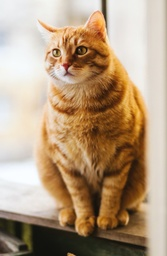
#> input picture Parallel/HOG/Picture/cat-1.jpg, 167 x 256 px, shrunk from 1353 x 2074 before the run
$ jupyter execute --allow-errors 'Gray - Histogram.ipynb'
#> lines starting #> are read from the running program, lines starting #| are printed output that depends on the picture
[cell 1]
from numba import cuda

import numpy as np

import matplotlib.image as mpimg
import matplotlib.pyplot as plt

from PIL import Image
import cv2
import math
import operator
print(cuda.gpus)

[cell 2]
cell_size = (8, 8)
block_size = (2, 2)
img = Image.open('./Picture/cat-1.jpg')
#> img is the input picture: PIL image 167x256 RGB; mean R, G, B 180.6, 156, 128.9
new_width  =  img.size[0] // cell_size[0] * cell_size[0]
#> new_width = 160
new_height =  img.size[1] // cell_size[1] * cell_size[1]
#> new_height = 256
img = img.resize((new_width,new_height), Image.LANCZOS)
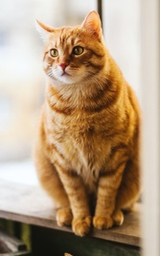
#> img: PIL image 160x256 RGB; mean R, G, B 180.5, 156, 128.9
# img = img.resize((64,128), Image.LANCZOS)
img_pixel = np.array(img)
plt.imshow(img_pixel)

[cell 3]
pixel = np.array(img)
pixel.shape
#> Out = (256, 160, 3)

[cell 4]
@cuda.jit
def gray_kernel(picture_in, gray_out):
    row, col = cuda.grid(2)
    image_rows, image_cols,channel = picture_in.shape
    if (row >= image_rows) or (col >= image_cols):
        return
    rgb                = picture_in[row][col]
    gray_out[row][col] = 0.299*rgb[0] + 0.587*rgb[1] + 0.114*rgb[2]
    # assuming x and y inputs are same length

[cell 5]
# Memory Allocation
out_host   = np.empty([pixel.shape[0], pixel.shape[1]],dtype = pixel.dtype)
#> (the rest of this cell did not finish here and is left out)

[cell 6]
threadsperblock = (32, 32)
blockspergrid_x = math.ceil(pixel.shape[0] / threadsperblock[0])
#> blockspergrid_x = 8
blockspergrid_y = math.ceil(pixel.shape[1] / threadsperblock[1])
#> blockspergrid_y = 5
blockspergrid = (blockspergrid_x, blockspergrid_y)
#> blockspergrid = (8, 5)
#> (the rest of this cell did not finish here and is left out)

#> (a cell that did not finish here is left out)

[cell 8]
out_host

[cell 9]
plt.imshow(out_host,cmap='gray')
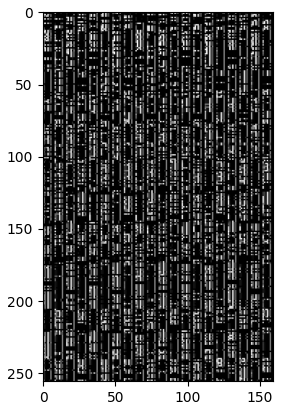
#> figure drawn by matplotlib, 1 panel

[cell 10]
sobel_x = np.array([-1,0,1])
sobel_y = np.array([[-1],
                    [0],
                    [1]])

# [0] là theo trục y, [1] là theo trục x
cell_size = (8, 8)
block_size = (2, 2)
hist_size = 9

height, width, channel = pixel.shape
#> height = 256; width = 160; channel = 3

n_cell = (height//cell_size[0], width//cell_size[1])
#> n_cell = (32, 20)
n_block = (n_cell[0] - block_size[0] + 1, n_cell[1] - block_size[1] + 1)
#> n_block = (31, 19)
print(n_cell,n_block)
#| (32, 20) (31, 19)

[cell 11]
def calc_gradient(input, width, height):
#> called with width = 160, height = 256
  output_x = np.zeros((height,width))
  output_y = np.zeros((height,width))

  for r in range(height):
    for c in range(width):

      for i in range(-1,2):
        pixel_r = r + i
        pixel_r = min(max(0, pixel_r), height - 1)
        output_y[r,c] += input[pixel_r,c] * i

        pixel_c = c + i
        pixel_c = min(max(0, pixel_c), width - 1)
        output_x[r,c] += input[r,pixel_c] * i
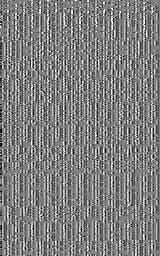
#> output_x: shape (256, 160) float64; min -255, max 255, mean -1.4; drawn with min black and max white
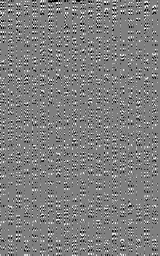
#> output_y: shape (256, 160) float64; min -255, max 255, mean -0.1; drawn with min black and max white

  return output_x, output_y

[cell 12]
gradient_x, gradient_y = calc_gradient(out_host, width, height)
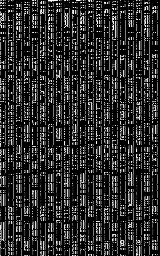
#> out_host: shape (256, 160); min 0, max 255, mean 44.3

[cell 13]
magnitude = np.sqrt(np.square(gradient_x)+np.square(gradient_y))

[cell 14]
direction = np.mod(np.add(360, np.rad2deg(np.arctan2(np.array(gradient_y), np.array(gradient_x)))), 360)

[cell 15]
w = 20
h = 10

plt.figure(figsize=(w, h))
plt.subplot(1, 4, 1)
plt.title('gradient of x')
plt.imshow(gradient_x)

plt.subplot(1, 4, 2)
plt.title('gradient of y')
plt.imshow(gradient_y)

plt.subplot(1, 4, 3)
plt.title('Magnitute of gradient')
plt.imshow(magnitude)

plt.subplot(1, 4, 4)
plt.title('Direction of gradient')
plt.imshow(direction)
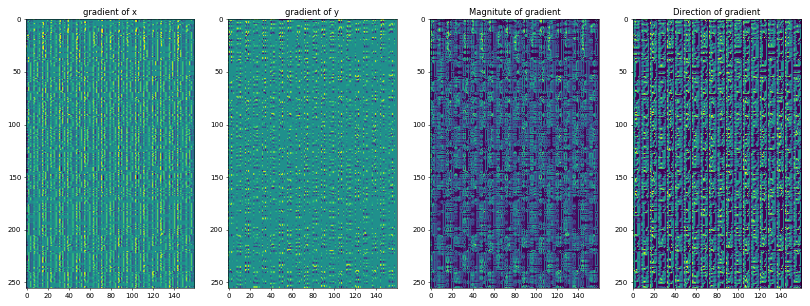
#> figure drawn by matplotlib, 4 panels

[cell 16]
def cell_hist(direction, magnitude, idx, idy, width, height, cell_size, sbin):
#> called with idx = 0, idy = 0, width = 160, height = 256, cell_size = (8, 8), sbin = 40
    output = np.zeros(9) # output = [0,0,0,0,0,0,0,0,0]

    # duyệt qua kích thước cell theo chiều cao
    for r in range(cell_size[0]):
      # duyệt qua kích thước cell theo chiều rộng
        for c in range(cell_size[1]):
          # cột và dòng hiện tại trong ảnh
            cur_r = idy*cell_size[0] + r
            cur_c = idx*cell_size[1] + c
            # kiểm tra
            if cur_r>=height or cur_c >= width:
                break

            # chia lấy phần nguyên và phần dư
            quotient = int(direction[cur_r][cur_c]//sbin)
            remainder = direction[cur_r][cur_c] % sbin

            if remainder==0:
                output[quotient] += magnitude[cur_r][cur_c]
            else:
                first_bin = quotient

                second_bin = first_bin+1

                output[first_bin] += magnitude[cur_r][cur_c]*\
                    ((second_bin*sbin - direction[cur_r][cur_c])/(second_bin*sbin - first_bin*sbin))

                second_bin_idx = second_bin
                if second_bin > 8:
                    second_bin_idx = 0
                output[second_bin_idx] += magnitude[cur_r][cur_c]*\
                    ((direction[cur_r][cur_c] - first_bin*sbin)/(second_bin*sbin - first_bin*sbin))
    return output

[cell 17]
out = cell_hist(direction, magnitude, 0, 0, width, height, cell_size, 40)
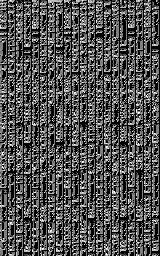
#> direction: shape (256, 160) float64; min 0, max 359.8, mean 113.8; drawn with min black and max white

[cell 18]
out

[cell 19]
hist = []

for y in range(0,n_cell[0]):
    row = []
    for x in range(0,n_cell[1]):
        output = cell_hist(direction,magnitude,x,y,width,height,cell_size,40)
        row.append(output)
    hist.append(row)
hist = np.array(hist)
print(hist.shape)
#| (32, 20, 9)
print(n_cell)
#| (32, 20)
print(hist.dtype)
#| float64

[cell 20]
@cuda.jit
def hist_kernel(direction, magnitude, cell_size, d_sbin, result_out):
    cur_r, cur_c  = cuda.grid(2)
    height, width = direction.shape

    idy   = int(cur_r//cell_size[0])
    idx   = int(cur_c//cell_size[1])
    sbin  = d_sbin[0]
    # kiểm tra
    if cur_r>=height or cur_c>= width:
        return
    thread_direction = direction[cur_r][cur_c]
    thread_mag       = magnitude[cur_r][cur_c]
    # chia lấy phần nguyên và phần dư
    quotient  = int(thread_direction//sbin)
    remainder =     thread_direction % sbin

    if remainder==0:
        cuda.atomic.add(result_out, (idy, idx, quotient), thread_mag)
    else:
        first_bin = quotient

        second_bin   = first_bin+1
        need_to_add    = thread_mag*((second_bin*sbin - thread_direction)/(second_bin*sbin - first_bin*sbin))
        cuda.atomic.add(result_out, (idy, idx, first_bin), need_to_add)

        second_bin_idx = second_bin
        if second_bin > 8:
            second_bin_idx = 0
        need_to_add_2  = thread_mag*((thread_direction - first_bin*sbin)/(second_bin*sbin - first_bin*sbin))
        cuda.atomic.add(result_out, (idy, idx, second_bin_idx), need_to_add_2)

[cell 21]
# Memory Allocation
out_hist      = np.empty([n_cell[0], n_cell[1], 9],dtype = np.float64)
#> (the rest of this cell did not finish here and is left out)

[cell 22]
threadsperblock = (32, 32)
blockspergrid_x = math.ceil(direction.shape[0] / threadsperblock[0])
blockspergrid_y = math.ceil(direction.shape[1] / threadsperblock[1])
blockspergrid = (blockspergrid_x, blockspergrid_y)
#> (the rest of this cell did not finish here and is left out)

#> (a cell that did not finish here is left out)

[cell 24]
hist

#> (a cell that did not finish here is left out)

[cell 26]
CPU = hist.flatten()
